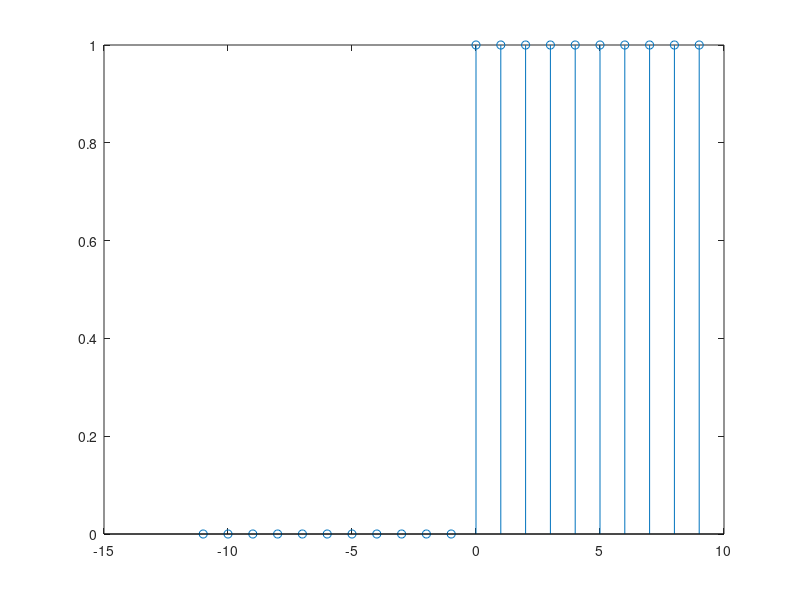

The MATLAB source for this figure:
t = -10:10;


% Part A

% Generate a Unit Impulse Signal delta[n].
% Use the cumulative summation function (cumsum) on your impulse signal array to obtain the corresponding Unit Step Signal u[n].

imp = (t==0);
unit = cumsum(imp)
stem(t,unit);




% Part B
% Generate a Unit Step Signal u[n].
% Use the cumulative summation function on your step signal to obtain the Ramp Signal r[n].


unit = (t>=0);
ramp = (cumsum(unit)-unit);
stem(t,ramp);

% Part C
% Generate a Ramp Signal r[n].
% Use the first difference operation on your ramp signal to recover the Unit Step Signal u[n].
% Verify the mathematical relationship: u[n] = r[n] - r[n-1]


unit = (t >= 0);
ramp = cumsum(unit)-unit;
unit = zeros(size(ramp));
unit(2:end) = ramp(2:end) - ramp(1:end-1);
stem(t-1, unit);




% Q: Brief text discussion verifying that my programmed outputs match the theoretical mathematical definitions.

% Ans: The programmed outputs for the Unit Impulse, Unit Step, and Ramp signals match the theoretical mathematical definitions. The Unit Impulse signal is generated as a single non-zero value at n=0, which is consistent with the definition of an impulse. The Unit Step signal is obtained by taking the cumulative sum of the impulse signal, resulting in a step function that transitions from 0 to 1 at n=0. The Ramp signal is derived from the cumulative sum of the Unit Step signal, producing a linear increase starting from n=0. Additionally, applying the first difference operation to the Ramp signal successfully recovers the Unit Step signal, confirming the mathematical relationship u[n] = r[n] - r[n-1].



% QnA:

% Q: How is a Unit Step generated from an Impulse?
% Ans: A Unit Step signal is generated by taking the cumulative sum of the Unit Impulse signal.

% Q: How is a Ramp generated from a Step?
% Ans: A Ramp signal is generated by taking the cumulative sum of the Unit Step signal.

% Q: Why is cumulative summation important in DSP?
% Ans: Cumulative summation is important in DSP because it allows for the generation of signals that represent the integral of other signals, which is useful in various signal processing applications.

% Q: What happens when the difference operation is applied to a Ramp?
% Ans: When the difference operation is applied to a Ramp signal, it recovers the Unit Step signal, confirming the mathematical relationship u[n] = r[n] - r[n-1].
